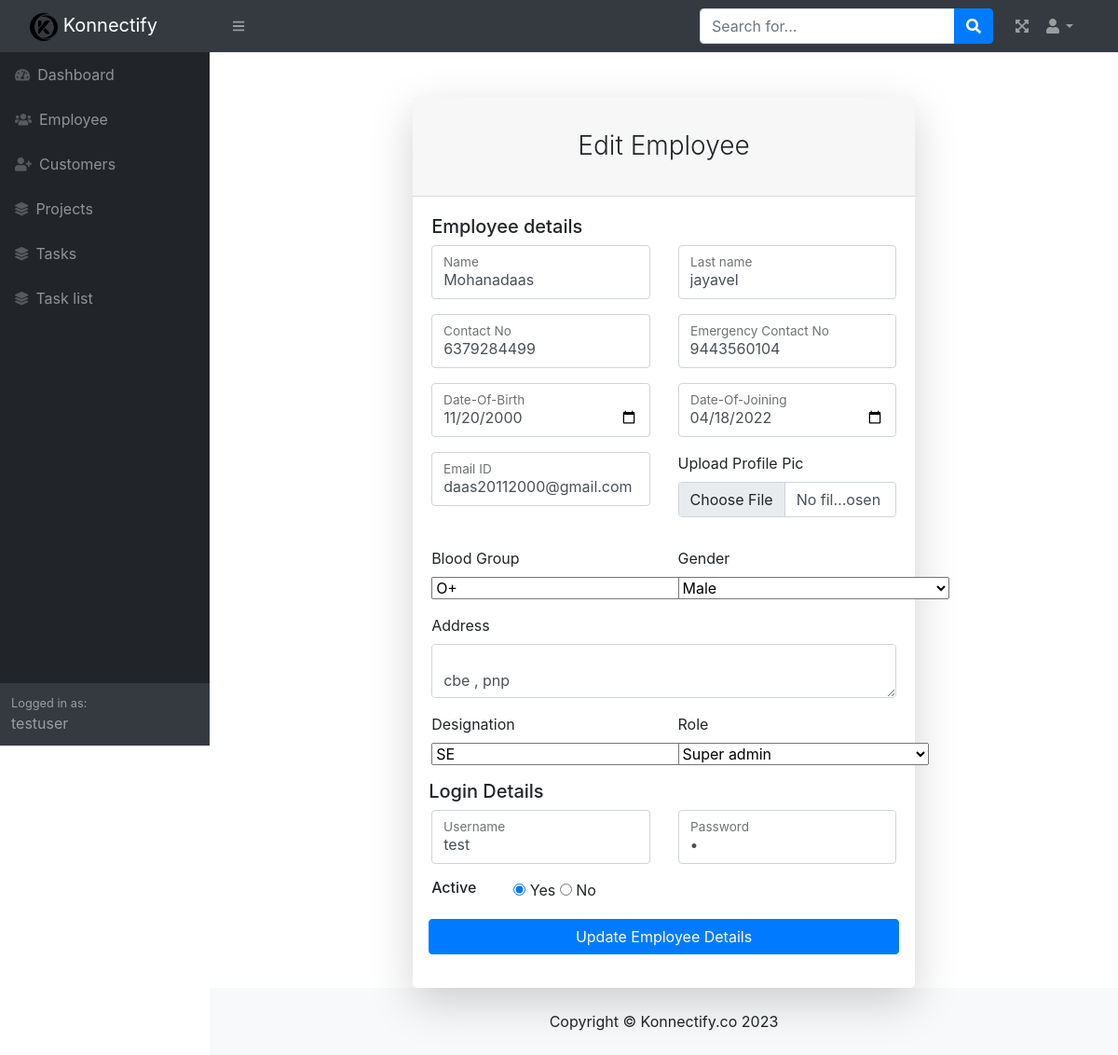
The page /edit_employee.php?id=1 (signed in) on the database its author committed.
### tables this page shows
CREATE TABLE `mst_employee` (
  `id` int(11) NOT NULL,
  `emp_name` varchar(100) NOT NULL,
  `emp_last_name` varchar(100) NOT NULL,
  `emp_gender` varchar(10) NOT NULL,
  `emp_date_of_birth` date NOT NULL,
  `emp_date_of_joining` date NOT NULL,
  `emp_blood_group` varchar(10) NOT NULL,
  `emp_contact_no` varchar(15) NOT NULL,
  `emp_emergency_contact_no` varchar(15) NOT NULL,
  `emp_address` varchar(150) NOT NULL,
  `emp_profile_pic` varchar(250) NOT NULL,
  `emp_role_id` int(11) DEFAULT NULL,
  `emp_designation_id` int(11) NOT NULL,
  `emp_email` varchar(100) NOT NULL,
  `emp_username` varchar(100) NOT NULL,
  `emp_password` varchar(200) NOT NULL,
  `emp_is_login_user` tinyint(1) NOT NULL,
  `created_at` datetime NOT NULL DEFAULT current_timestamp(),
  `updated_at` datetime DEFAULT current_timestamp(),
  `is_active` tinyint(1) NOT NULL,
  `is_removed` tinyint(1) NOT NULL
);

### edit_employee.php (the view, shortened to what this page needs)
<?php
include('./db_connection.php');
$blood_group_arr = array('A+','A-','B+','B-','O+','O-','AB+','AB-');
$emp_view_query='select me.*, mr.id role_id, mr.role_name,
md.id designation_id, md.designation_name from mst_employee me
left join mst_roles mr on mr.id = me.emp_role_id
left join mst_designation md on md.id = me.emp_designation_id
where me.id='.$_GET['id'];
$eqry=mysqli_query($con,$emp_view_query);
$data=mysqli_fetch_array($eqry);
include('./header.php');
?>
<main>
                    <div class="container">
                        <div class="row justify-content-center">
                            <div class="col-lg-7">
                                <div class="card shadow-lg border-0 rounded-lg mt-5">
                                    <div class="card-header"><h3 class="text-center font-weight-light my-4">Edit Employee </h3></div>
                                    <div class="card-body">
                                        <form method="POST" action="edit_employee.php" enctype="multipart/form-data">
                                            <h5>Employee details</h5>
                                            <div class="row mb-3">
                                                <div class="col-md-6">
                                                    <div class="form-floating mb-3 mb-md-0">
                                                        <input class="form-control" type="text" name="emp_name" value="<?php echo $data['emp_name']; ?>" placeholder="Enter your first name" />
                                                        <label for="emp_name"> Name</label>
                                                    </div>
                                                </div>
                                                <div class="col-md-6">
                                                    <div class="form-floating mb-3 mb-md-0">
                                                        <input class="form-control" type="text" name="emp_last_name" value="<?php echo $data['emp_last_name']; ?>" placeholder="Enter your first name" />
                                                        <label for="emp_name"> Last name</label>
                                                    </div>
                                                </div>
                                            </div>
                                            <div class="row mb-3">
                                                <div class="col-md-6">
                                                    <div class="form-floating mb-3 mb-md-0">
                                                        <input class="form-control"  type="text"  name="emp_contact_no" value="<?php echo $data['emp_contact_no']; ?>" placeholder="Enter your contact_no" />
                                                        <label for="emp_contact_no"> Contact No</label>
                                                    </div>
                                                </div>
                                                <div class="col-md-6">
                                                    <div class="form-floating">
                                                        <input class="form-control"  type="text" name="emp_emergency_contact_no"  value="<?php echo $data['emp_emergency_contact_no']; ?>" placeholder="Enter your emergency contact_no" />
                                                        <label for="emp_emergency_contact_no"> Emergency Contact No</label>
                                                    </div>
                                                </div>
                                            </div>
                                            <div class="row mb-3">
                                                <div class="col-md-6">
                                                    <div class="form-floating mb-3 mb-md-0">
                                                        <input class="form-control"  type="date"  name="emp_date_of_birth"  value="<?php echo $data['emp_date_of_birth']; ?>" placeholder="Enter your Date of Birth"/>
                                                        <label for="emp_date_of_birth"> Date-Of-Birth</label>
                                                    </div>
                                                </div>
                                                <div class="col-md-6">
                                                    <div class="form-floating mb-3 mb-md-0">
                                                        <input class="form-control"  type="date" name="emp_date_of_joining" value="<?php echo $data['emp_date_of_joining']; ?>" placeholder="Enter your Date Of Joining" />
                                                        <label for="emp_date_of_joining"> Date-Of-Joining</label>
                                                    </div>
                                                </div>
                                            </div>
                                            <div class="row mb-3">
                                                <div class="col-md-6">
                                                    <div class="form-floating mb-3 mb-md-0">
                                                        <input class="form-control" type="text"  name="emp_email"  value="<?php echo $data['emp_email']; ?>" placeholder="Enter your email" />
                                                        <label for="emp_email"> Email ID</label>
                                                    </div>
                                                </div>
                                                <div class="col-md-6">
                                                             <div class="form-group">
                                                                    <label for="exampleInputFile">Upload Profile Pic</label>
                                                                    <input class="form-control" type="file" id="emp_profile_pic"  name="emp_profile_pic" value="<?php echo $data['emp_profile_pic']; ?>" />
                                                             </div>
                                                </div>
                                            </div>
                                            <div class="row mb-3">
                                                <div class="col-md-6">
                                                    <label for="emp_bloodgroup">Blood Group </label>
                                                    <div class="form-floating mb-3 mb-md-0">
                                                    <select name="emp_blood_group"  >
                                                        <?php
                                                         foreach($blood_group_arr as $val){
                                                            if($data['emp_blood_group']==$val)
                                                            echo '<option value="'.$val.'" selected>'.$val.'</option>';
                                                            else
                                                            echo '<option value="'.$val.'">'.$val.'</option>';
                                                         }
                                                        ?>
                                                    </select>
                                                    </div>
                                                </div>
                                                <div class="col-md-6">
                                                <label for="emp_gender">Gender </label>
                                                    <div class="form-floating mb-3 mb-md-0">
                                                    <select name="emp_gender">
                                                        <?php
                                                            if($data['emp_gender']=='male')
                                                            echo '<option value="male" selected >Male</option>';
                                                            else
                                                            echo '<option value="male">Male</option>';
                                                        ?>
                                                    </select>
                                                    </div>
                                                </div>
                                            </div>
                                            <div class="row mb-3">
                                                <div class="col-md-12">
                                                <label for="emp_address"   class="form-label">Address</label>
                                                    <div class="form-floating mb-3 mb-md-0">
                                                    <textarea class="form-control" name="emp_address"  rows="10"><?php echo trim($data['emp_address']); ?></textarea>
                                                    </div>
                                                </div>
                                            </div>
                                            <div class="row mb-3">
                                                <div class="col-md-6">
                                                    <label for="emp_bloodgroup">Designation </label>
                                                    <div class="form-floating mb-3 mb-md-0">
                                                    <select name="emp_designation" required="required">
                                                        <?php
                                                            $dest_query = mysqli_query($con,"select * from mst_designation where is_active=true and is_removed=false");
                                                            while($row=mysqli_fetch_array($dest_query)){
                                                                if($data['designation_id']==$row['id'])
                                                                    echo '<option value="'.$row['id'].'" selected>'.$row['designation_name'].'</option>';
                                                                else
                                                                    echo '<option value="'.$row['id'].'">'.$row['designation_name'].'</option>';
                                                            }
                                                        ?>
                                                    </select>
                                                    </div>
                                                </div>
                                                <div class="col-md-6">
                                                <label for="emp_role_id">Role </label>
                                                    <div class="form-floating mb-3 mb-md-0">
                                                    <select name="emp_role" required="required">
                                                    <?php
                                                            $dest_query = mysqli_query($con,"select * from mst_roles where is_active=true and is_removed=false");
                                                            while($row=mysqli_fetch_array($dest_query)){
                                                                if($data['role_id']==$row['id'])
                                                                    echo '<option value="'.$row['id'].'" selected>'.$row['role_name'].'</option>';
                                                                else
                                                                    echo '<option value="'.$row['id'].'">'.$row['role_name'].'</option>';
                                                            }
                                                        ?>
                                                    </select>
                                                    </div>
                                                </div>
                                            </div>
                                            <div class="row mb-3">
                                                <h5> Login Details</h5>
                                                <div class="col-md-6">
                                                    <div class="form-floating mb-3 mb-md-0">
                                                        <input class="form-control" type="text" name="emp_username"  value="<?php echo $data['emp_username']; ?>" placeholder="Enter your  Username" />
                                                        <label for="emp_username"> Username</label>
                                                    </div>
                                                </div>
                                                <div class="col-md-6">
                                                    <div class="form-floating">
                                                        <input class="form-control" type="password" name="emp_password" value="<?php echo $data['emp_password']; ?>"  placeholder="enter your Password" />
                                                        <label for="emp_password">Password</label>
                                                    </div>
                                                </div>
                                            </div>
                                            <div class="row mb-3">
                                                <div class="col-md-2">
                                                    <div class="form-floating mb-3 mb-md-0">
                                                        <h6> Active</h6>
                                                    </div>
                                                </div>
                                                <div class="col-md-10">
                                                        <?php
                                                            if($data['is_active']){
                                                                echo '<input  type="radio" name="is_active" value="true" checked /> Yes <input  type="radio" name="is_active" value="false"  /> No';
                                                            }else{
                                                                echo '<input  type="radio" name="is_active" value="true" /> Yes <input  type="radio" name="is_active" value="false" checked  /> No';
                                                            }
                                                        ?>
                                                </div>
                                            </div>
                                            <div class="row mb-3">
                                                 <div class="d-grid " >
                                                 <input type="submit" id="btn" class="btn btn-md btn-primary" value="Update Employee Details"  name="update" />
                                                </div>
                                            </div>
                                        </form>
                                    </div>
                                </div>
                            </div>
                        </div>
                    </div>
                </main>
<?php include('./footer.php'); ?>

### rows shown on the page
mst_employee: emp_name "Mohanadaas", emp_last_name "jayavel", emp_contact_no "6379284499", emp_emergency_contact_no "9443560104", emp_date_of_birth "11/20/2000", emp_date_of_joining "04/18/2022", emp_email "daas20112000@gmail.com", emp_blood_group "O+", emp_gender "Male", emp_address "cbe , pnp", emp_username "test"

### other values the page prints
$_SESSION['username'] "testuser"
form field emp_designation "SE"
form field emp_role "Super admin"
